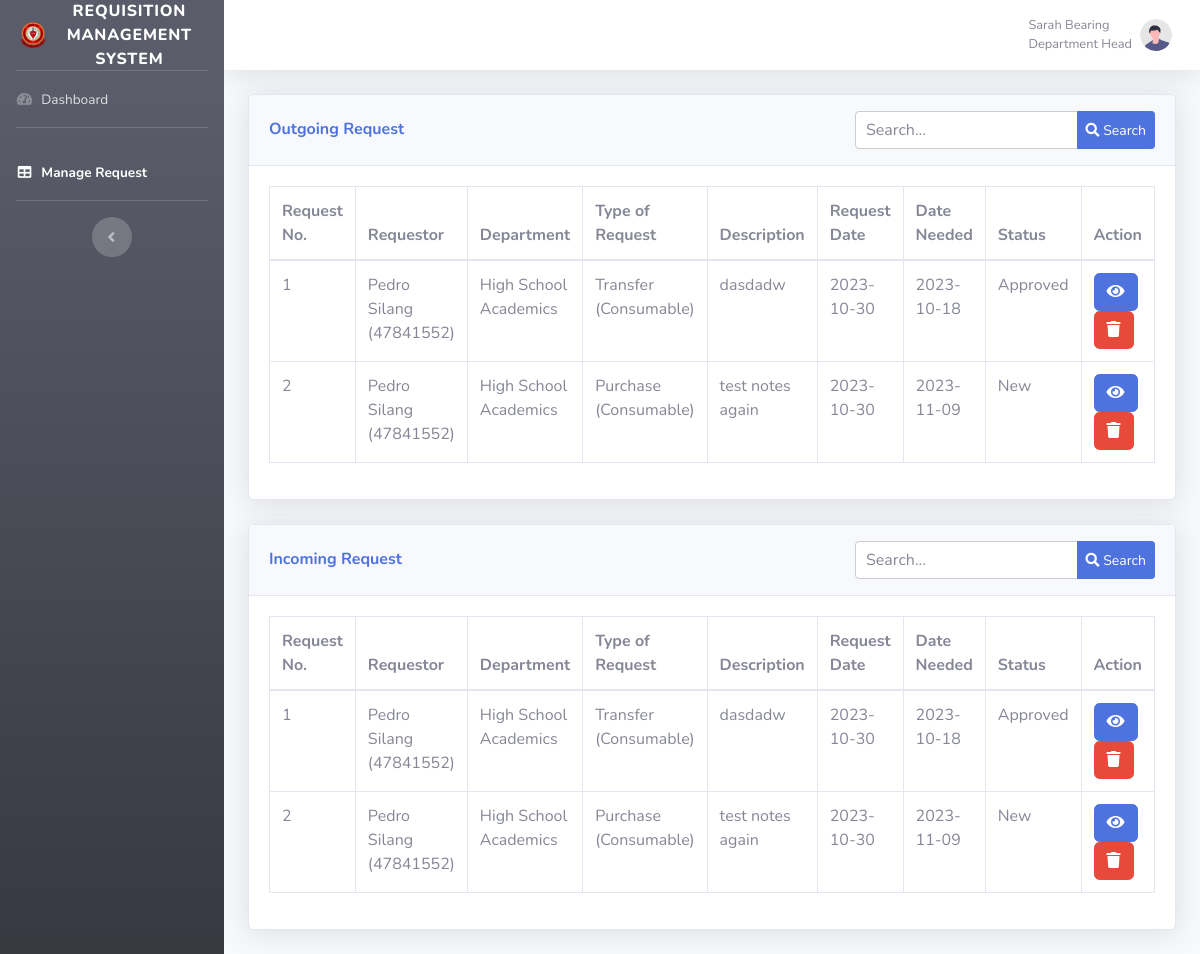
Page /RMS/manage-req.php (signed in) on the earlier database version.
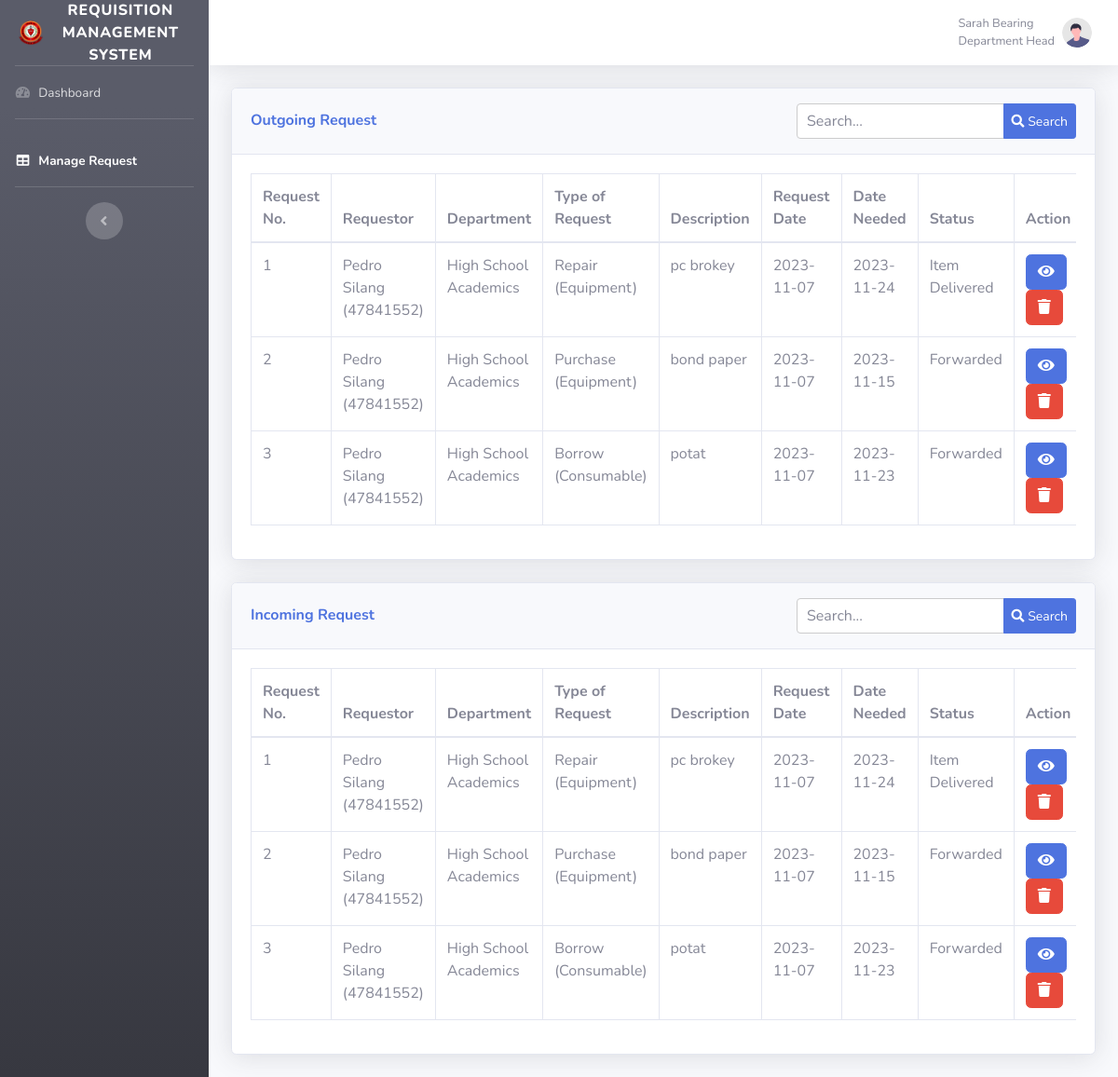
Same page on the later database version.
### tables this page shows
CREATE TABLE `requests` (
  `Requisition_No` int(11) NOT NULL,
  `User_Name` varchar(50) NOT NULL,
  `User_ID` varchar(50) NOT NULL,
  `Department` varchar(50) NOT NULL,
  `Date_Requested` varchar(50) NOT NULL,
  `Date_Needed` varchar(50) NOT NULL,
  `Request_Type` varchar(50) NOT NULL,
  `Product/Service` varchar(50) NOT NULL,
  `Quantity` int(50) NOT NULL,
  `Description` mediumtext NOT NULL,
  `Additional_Notes` mediumtext NOT NULL,
  `Noted_By` varchar(50) NOT NULL,
  `Approved_By` varchar(50) NOT NULL,
  `Status` varchar(50) NOT NULL,
  `Forward_To` varchar(50) NOT NULL
);

### RMS/manage-req.php (the view, shortened to what the changed rows need)
<?php
include('database/php/conn.php');
$GetReq = mysqli_query($conn, "SELECT * FROM `requests`");;
$ReqList = '';
while($Req = mysqli_fetch_assoc($GetReq))
{
	$ReqNo = $Req['Requisition_No'];
	$ReqName = $Req['User_Name'];
	$ReqID = $Req['User_ID'];
	$ReqDept = $Req['Department'];
	$ReqType = $Req['Request_Type'];
	$ReqServ = $Req['Product/Service'];
	$ReqDesc = $Req['Description'];
	$ReqDate = $Req['Date_Requested'];
	$NeedDate = $Req['Date_Needed'];
	$Status = $Req['Status'];
	$ReqList .= '
	<tr>
	<td>'.$ReqNo.'</td>
	<td>'.$ReqName.' ('.$ReqID.')</td>
	<td>'.$ReqDept.'</td>
	<td>'.$ReqType.' ('.$ReqServ.')</td>
	<td>'.$ReqDesc.'</td>
	<td>'.$ReqDate.'</td>
	<td>'.$NeedDate.'</td>
	<td>'.$Status.'</td>
	<td>
	<button class="btn btn-primary view-btn" data-toggle="modal" data-target="#viewModal'.$ReqNo.'"><i class="fas fa-eye"></i></button>
	<button class="btn btn-danger delete-btn" data-toggle="modal" data-target="#deleteModal'.$ReqNo.'"><i class="fas fa-trash"></i></button>
	</td>
	</tr>
	';
}
$I_GetReq = mysqli_query($conn, "SELECT * FROM `requests`");;
$I_ReqList = '';
while($I_Req = mysqli_fetch_assoc($I_GetReq))
{
	$I_ReqNo = $I_Req['Requisition_No'];
	$I_ReqName = $I_Req['User_Name'];
	$I_ReqID = $I_Req['User_ID'];
	$I_ReqDept = $I_Req['Department'];
	$I_ReqType = $I_Req['Request_Type'];
	$I_ReqServ = $I_Req['Product/Service'];
	$I_ReqDesc = $I_Req['Description'];
	$I_ReqDate = $I_Req['Date_Requested'];
	$I_NeedDate = $I_Req['Date_Needed'];
	$I_Status = $I_Req['Status'];
	$I_ReqList .= '
	<tr>
	<td>'.$I_ReqNo.'</td>
	<td>'.$I_ReqName.' ('.$I_ReqID.')</td>
	<td>'.$I_ReqDept.'</td>
	<td>'.$I_ReqType.' ('.$I_ReqServ.')</td>
	<td>'.$I_ReqDesc.'</td>
	<td>'.$I_ReqDate.'</td>
	<td>'.$I_NeedDate.'</td>
	<td>'.$I_Status.'</td>
	<td>
	<button class="btn btn-primary view-btn" data-toggle="modal" data-target="#viewModal'.$I_ReqNo.'"><i class="fas fa-eye"></i></button>
	<button class="btn btn-danger delete-btn" data-toggle="modal" data-target="#deleteModal'.$I_ReqNo.'"><i class="fas fa-trash"></i></button>
	</td>
	</tr>
	';
}
?>
<!DOCTYPE html>
<html lang="en">
<head>
    <link href="vendor/fontawesome-free/css/all.min.css" rel="stylesheet" type="text/css">
    <link href="css/admin-dash-2.min.css" rel="stylesheet">
</head>
<body id="page-top">
    <div id="wrapper">
        <div id="content-wrapper" class="d-flex flex-column">
            <div id="content">
                <div class="container-fluid">
    <div class="card shadow mb-4">
        <div class="card-body">
            <div class="table-responsive">
                <table class="table table-bordered" id="dataTableOutgoing" width="100%" cellspacing="0">
                    <thead>
                        <tr>
                            <th>Request No.</th>
                            <th>Requestor</th>
                            <th>Department</th>
                            <th>Type of Request</th>
                            <th>Description</th>
                            <th>Request Date</th>
                            <th>Date Needed</th>
                            <th>Status</th>
                            <th>Action</th>
                        </tr>
                    </thead>
                    <tbody>
                        <?php echo $ReqList; ?>
                    </tbody>
                </table>
            </div>
        </div>
    </div>
    <div class="card shadow mb-4">
        <div class="card-body">
            <div class="table-responsive">
                <table class="table table-bordered" id="dataTableIncoming" width="100%" cellspacing="0">
                    <thead>
                        <tr>
                            <th>Request No.</th>
                            <th>Requestor</th>
                            <th>Department</th>
                            <th>Type of Request</th>
                            <th>Description</th>
                            <th>Request Date</th>
                            <th>Date Needed</th>
                            <th>Status</th>
                            <th>Action</th>
                        </tr>
                    </thead>
                    <tbody>
                        <?php echo $I_ReqList; ?>
                    </tbody>
                </table>
            </div>
        </div>
    </div>
</div>
    </div>
</body>
</html>

Differences in the rows shown:
changed requests id 1: Request_Type "Transfer" → "Repair"; value "Consumable" → "Equipment"; Description "dasdadw" → "pc brokey"; Date_Requested "2023-10-30" → "2023-11-07"; Date_Needed "2023-10-18" → "2023-11-24"; Status "Approved" → "Item Delivered"
changed requests "Purchase": value "Consumable" → "Equipment"; Description "test notes again" → "bond paper"; Date_Requested "2023-10-30" → "2023-11-07"; Date_Needed "2023-11-09" → "2023-11-15"; Status "New" → "Forwarded"
added requests: Requisition_No "3", User_Name "Pedro Silang", User_ID "47841552", Department "High School Academics", Request_Type "Borrow", value "Consumable", Description "potat", Date_Requested "2023-11-07", Date_Needed "2023-11-23", Status "Forwarded"
